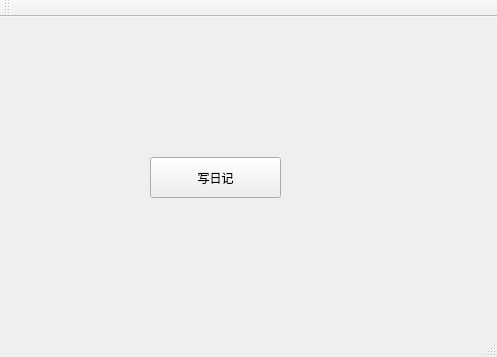
<?xml version="1.0" encoding="UTF-8"?>
<ui version="4.0">
 <class>MainWindow</class>
 <widget class="QMainWindow" name="MainWindow">
  <property name="geometry">
   <rect>
    <x>0</x>
    <y>0</y>
    <width>497</width>
    <height>357</height>
   </rect>
  </property>
  <property name="windowTitle">
   <string>MainWindow</string>
  </property>
  <widget class="QWidget" name="centralWidget">
   <widget class="QPushButton" name="pushButton">
    <property name="geometry">
     <rect>
      <x>150</x>
      <y>140</y>
      <width>131</width>
      <height>41</height>
     </rect>
    </property>
    <property name="text">
     <string>写日记</string>
    </property>
   </widget>
  </widget>
  <widget class="QMenuBar" name="menuBar">
   <property name="geometry">
    <rect>
     <x>0</x>
     <y>0</y>
     <width>497</width>
     <height>23</height>
    </rect>
   </property>
  </widget>
  <widget class="QToolBar" name="mainToolBar">
   <attribute name="toolBarArea">
    <enum>TopToolBarArea</enum>
   </attribute>
   <attribute name="toolBarBreak">
    <bool>false</bool>
   </attribute>
  </widget>
  <widget class="QStatusBar" name="statusBar"/>
 </widget>
 <layoutdefault spacing="6" margin="11"/>
 <resources/>
 <connections/>
</ui>
